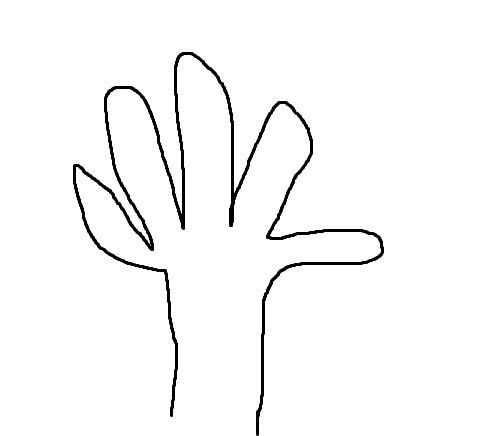
//> input picture Code/OpenCV代码/image/6.jpg, 504 x 436 px
$ ./外接矩形   (built with g++ and OpenCV 4)
//> lines starting //> are read from the running program, lines starting //| are printed output that depends on the picture; after the words box and inside, x2 and y2 are one past the last pixel; in counts of white or black regions, pixels touching at a corner belong together
#include <iostream>
#include <opencv2/opencv.hpp>

using namespace std;
using namespace cv;

int main() {
    Mat src = imread("./image/6.jpg");
//> src is the input picture: 436 rows x 504 cols, CV_8UC3; min 0, max 255, mean 248.2
    if (src.empty()) {
        cerr << "Not found image." << endl;
        return -1;
    }

    Mat dst, gray, bin;
    vector<vector<Point>> contours;
    vector<RotatedRect> rects;
    vector<Rect> bounds;

    // 图像预处理
    cvtColor(src, gray, COLOR_BGR2GRAY);
    threshold(gray, bin, 128, 255, THRESH_BINARY_INV);
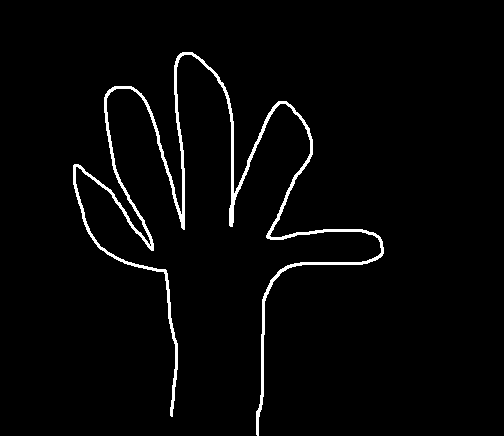
//> bin: 436 rows x 504 cols, CV_8UC1; 2.6% white; 1 white region
    findContours(bin, contours, RETR_EXTERNAL, CHAIN_APPROX_SIMPLE);
//> contours = 1 contour; box (x1, y1, x2, y2) and area: (73, 52, 384, 436) 4049

    for (const auto &it : contours) {
        rects.push_back(minAreaRect(it)); // 最小外接矩形
        bounds.push_back(boundingRect(it)); // 最大外接矩形
    }
//> this loop made 1 pass

    // 绘制最小矩形
    vector<Point2f> pos(4);
    for (const auto &it : rects) {
        it.points(pos);
        for (int i = 0; i < 4; i++) {
            line(src, pos[i], pos[(i+1)%4], Scalar(0, 255, 0));
        }
    }
//> this loop made 1 pass
//> it on pass 1: centre (231, 238), size (267.4, 376.6), angle -26.6
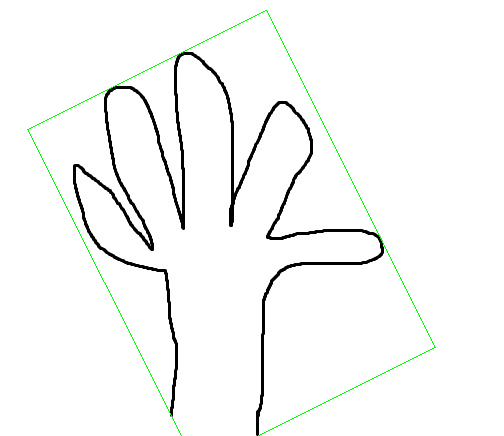
//> src: 436 rows x 504 cols, CV_8UC3; 0.48% of pixels changed, all inside (x1, y1, x2, y2) = (27, 10, 436, 436)

    // 绘制外接矩形
    for (const auto &it : bounds) {
        putText(src, "CID: 0012344", Point(it.x, it.y), FONT_HERSHEY_PLAIN, 0.75, Scalar(0, 0, 0), 1, LINE_AA);
        rectangle(src, it, Scalar(0, 0, 255));
    }
//> this loop made 1 pass
//> it on pass 1: Rect(73, 52, 311, 384)
//> pass 1, `putText(src, "CID: 0012344", Point(it.x, it.y), FONT_HERSHEY_PLAIN, 0...`:
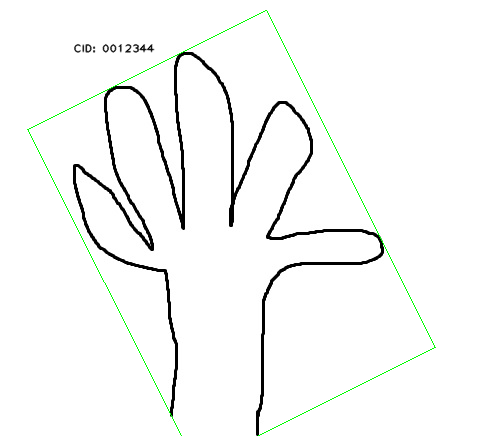
//> src: 436 rows x 504 cols, CV_8UC3; 0.22% of pixels changed, all inside (x1, y1, x2, y2) = (73, 43, 155, 54)
//> after the loop:
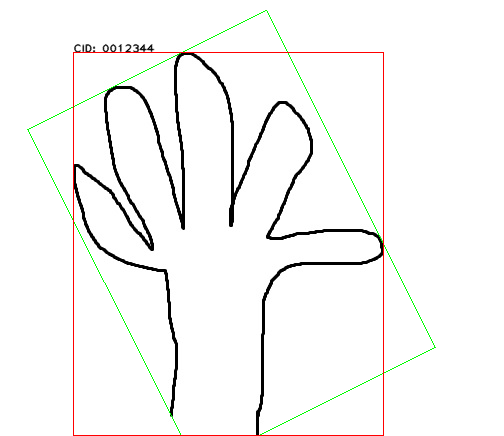
//> src: 436 rows x 504 cols, CV_8UC3; 0.63% of pixels changed, all inside (x1, y1, x2, y2) = (73, 52, 384, 436)
    imwrite("./out/外接矩形.jpg", src);
}

$ run again, with Code/OpenCV代码/image/3.jpg copied over Code/OpenCV代码/image/6.jpg
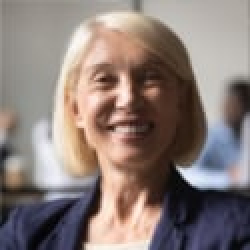
//> input picture Code/OpenCV代码/image/3.jpg, 125 x 125 px (shown 2 times larger)
//> src is the input picture: 125 rows x 125 cols, CV_8UC3; mean B, G, R 120.1, 124.6, 138.2
//> `threshold(gray, bin, 128, 255, THRESH_BINARY_INV);`:
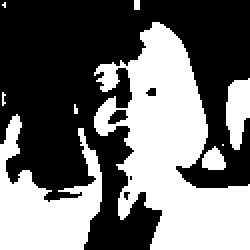
//> bin: 125 rows x 125 cols, CV_8UC1 (shown 2 times larger); 43.3% white; 9 white regions (5 under 20 px)
//> contours = 9 contours, 5 with area under 20; largest, box (x1, y1, x2, y2) and area: (47, 11, 125, 125) 4329, (0, 57, 51, 125) 1658, (113, 39, 125, 75) 278, (101, 73, 113, 85) 85
//> the loop `for (const auto &it : contours)` made 9 passes
//> it on passes 2, 8, 9: 1 Point (x, y): [111, 72], 3 Points (x, y): [2, 1], [1, 2], [2, 3], 4 Points (x, y): [67, 0], [67, 4], [69, 4], [69, 0]
//> the loop `for (const auto &it : rects)` made 9 passes
//> (it, pos) on passes 1 to 4: (centre (106.5, 78.5), size (11, 11), angle -90, 4 Points (x, y): [112, 84], [101, 84], [101, 73], [112, 73]), (centre (111, 72), size (0, 0), angle -90, 4 Points (x, y): [111, 72], [111, 72], [111, 72], [111, 72]), (centre (25, 90.5), size (67, 50), angle -90, 4 Points (x, y): [50, 124], [0, 124], [0, 57], [50, 57]), (centre (37.5, 54), size (4, 1), angle -90, 4 Points (x, y): [38, 56], [37, 56], [37, 52], [38, 52])
//> the loop `for (const auto &it : bounds)` made 9 passes
//> it on passes 1 to 8: Rect(101, 73, 12, 12), Rect(111, 72, 1, 1), Rect(0, 57, 51, 68), Rect(37, 52, 2, 5), Rect(1, 46, 2, 7), Rect(113, 39, 12, 36), Rect(47, 11, 78, 114), Rect(1, 1, 2, 3)
//> after the loop `for (const auto &it : bounds)`:
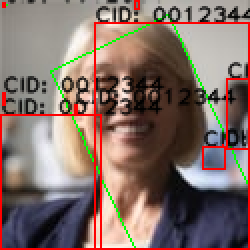
//> src: 125 rows x 125 cols, CV_8UC3 (shown 2 times larger); mean B, G, R 104.6, 111.7, 132.5
